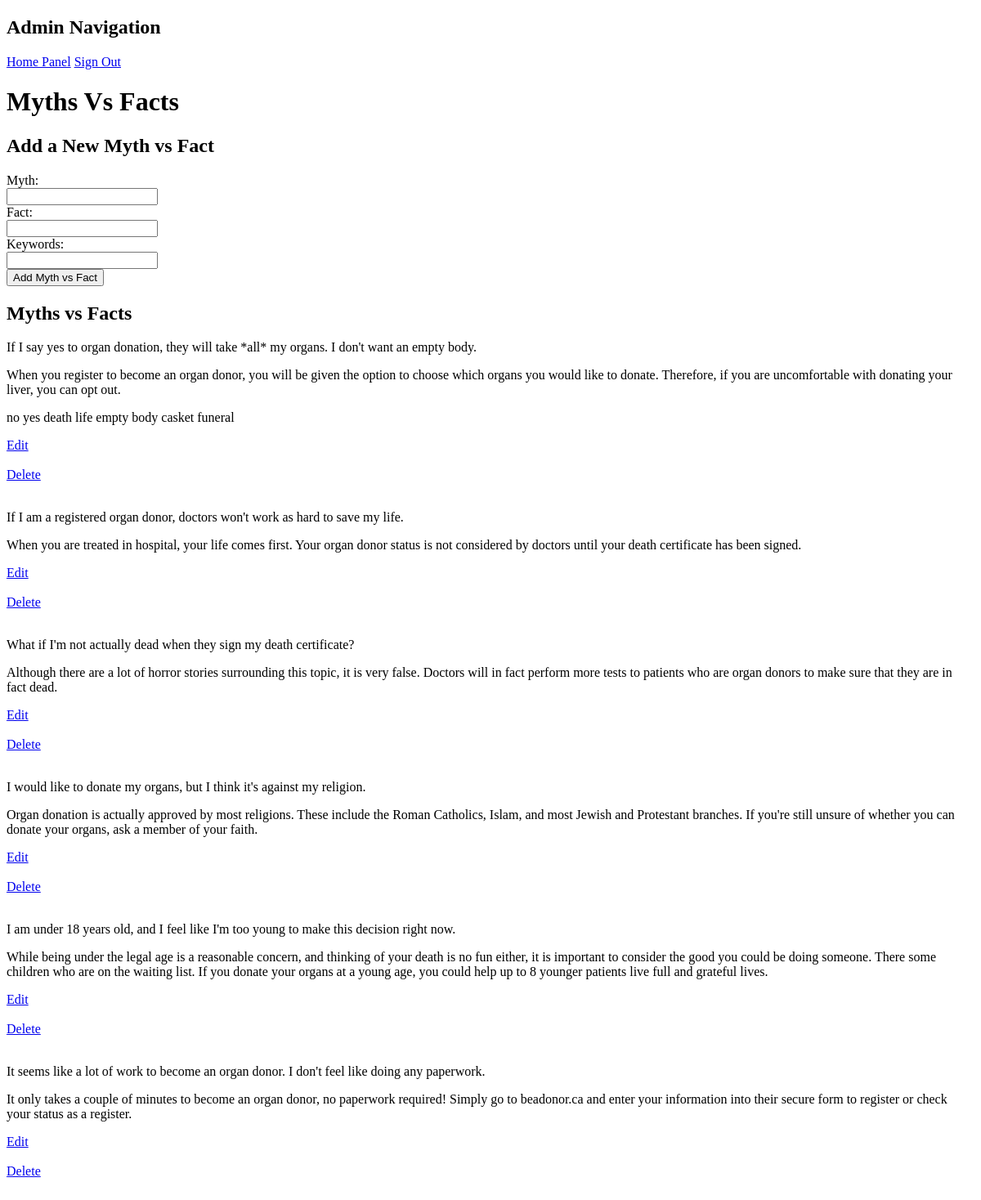
The page /admin/edit_mythfact.php (signed in) on the database as committed earlier.
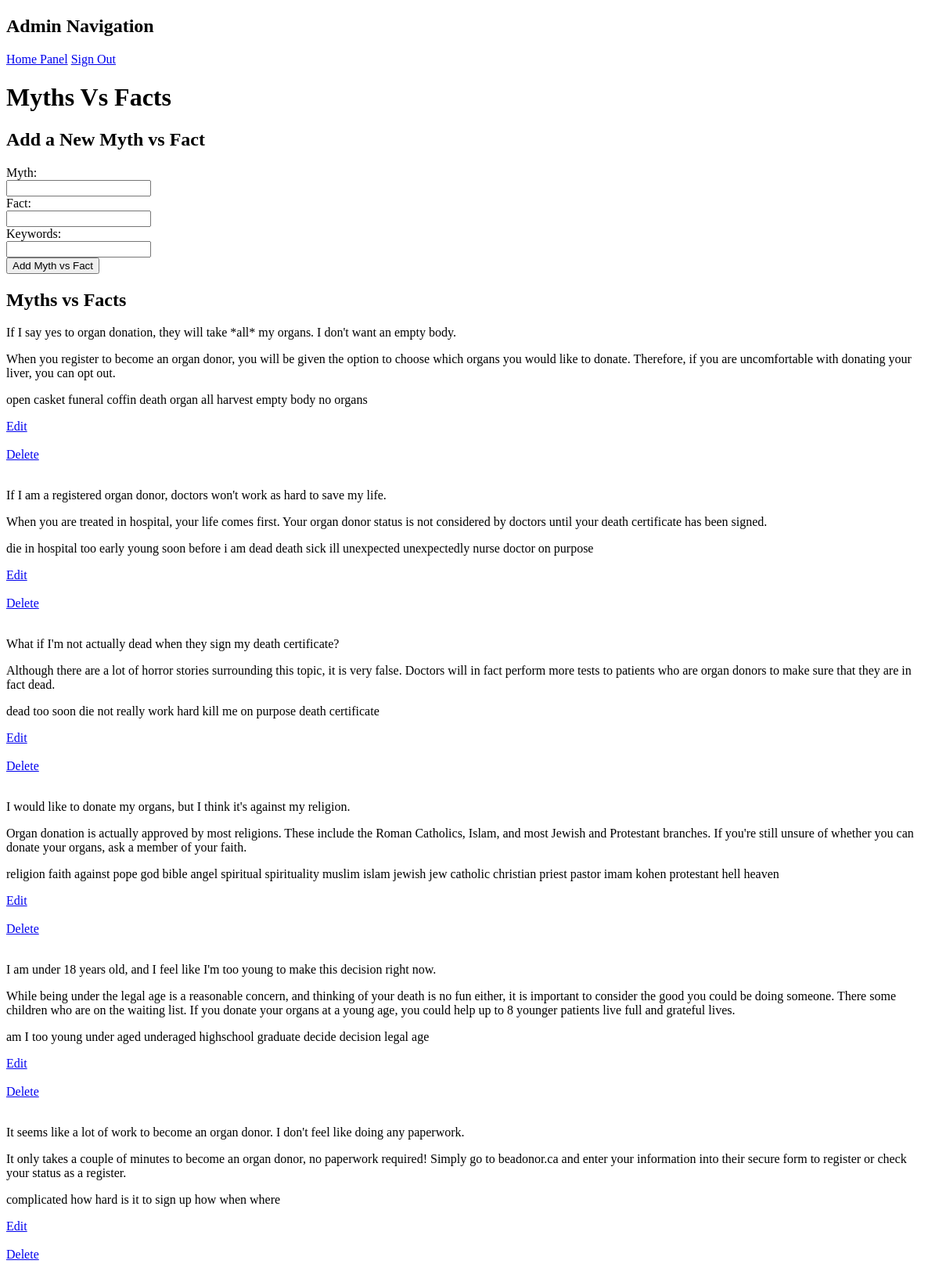
The same page on the database as committed later.
### tables this page shows
CREATE TABLE `tbl_myths_facts` (
  `mf_id` int(10) UNSIGNED NOT NULL,
  `mf_myth` varchar(500) NOT NULL,
  `mf_fact` varchar(500) NOT NULL,
  `mf_keywords` varchar(500) NOT NULL
);

### admin/phpscripts/queries.php (called while the page is built, shortened)
<?php
	function getAll($tbl) {
		include('config.php');
		$queryAll = "SELECT * FROM {$tbl}";
		$runAll = mysqli_query($link, $queryAll);
		if($runAll){
			return $runAll;
		}else{
			return $error;
		}
	}
?>

### admin/edit_mythfact.php (the view, shortened to what this page needs)
<?php
	require_once('phpscripts/init.php');
	$tbl = 'tbl_myths_facts';
	$col = 'mf_id';
	$getMythFacts = getAll($tbl);
?>
<?php include('includes/header.php') ?>
	<h1>Myths Vs Facts</h1>
		<form action="edit_mythfact.php" method="post">
		<h2>Add a New Myth vs Fact</h2>
			<div class="upForm">
				<label>Myth:</label><br>
				<input type="text" name="myth" value="<?php if(!empty($myth)){echo $myth;} ?>"><br>
				<label>Fact:</label><br>
				<input type="text" name="fact" value="<?php if(!empty($fact)){echo $fact;} ?>"><br>
				<label>Keywords:</label><br>
				<input type="text" name="keyword" value="<?php if(!empty($keyword)){echo $keyword;} ?>"><br>
			</div>
			<div class="addbtn">
				<input type="submit" name="submit" value="Add Myth vs Fact">
			</div>
			<div>
			<h2>Myths vs Facts</h2>
				<?php
					if(!is_string($getMythFacts)){
						while($row = mysqli_fetch_array($getMythFacts)){
							echo "<p>{$row['mf_myth']}</p>
								<p>{$row['mf_fact']}</p>
								<p>{$row['mf_keywords']}</p>
								<a href=\"edit_editmythfact.php?id={$row['mf_id']}\">Edit</a><br><br>
								<a href=\"edit_delete.php?table={$tbl}&col={$col}&id={$row['mf_id']}\">Delete</a><br><br>";
						}
					}else{
						echo "<p>{$getMythFacts}</p>";
					}
				?>
			</div>
		</form>

### admin/includes/header.php (shortened to what this page needs)
<!doctype html>
<html>
<head>
</head>
	<body>
		<nav>
		<h2 class="hidden">Admin Navigation</h2>
			<div>
				<a href="admin_index.php">Home Panel</a>
				<a href="phpscripts/caller.php?caller_id=logout">Sign Out</a>
			</div>
		</nav>

Rows that differ between the two databases and show on the page:
changed tbl_myths_facts: mf_keywords "no yes death life empty body casket funeral" → "open casket funeral coffin death organ all harvest empty body no organs"
changed tbl_myths_facts "If I am a registered organ donor, doctors won't work as hard to save my life.": mf_keywords (not shown) → "die in hospital too early young soon before i am dead death sick ill unexpected unexpectedly nurse doctor on purpose"
changed tbl_myths_facts "What if I'm not actually dead when they sign my death certificate?": mf_keywords (not shown) → "dead too soon die not really work hard kill me on purpose death certificate"
changed tbl_myths_facts "I would like to donate my organs, but I think it's against my religion.": mf_keywords (not shown) → "religion faith against pope god bible angel spiritual spirituality muslim islam jewish jew catholic christian priest pastor imam kohen protestant hell heaven"
changed tbl_myths_facts: mf_keywords (not shown) → "am I too young under aged underaged highschool graduate decide decision legal age"
changed tbl_myths_facts: mf_keywords (not shown) → "complicated how hard is it to sign up how when where"
